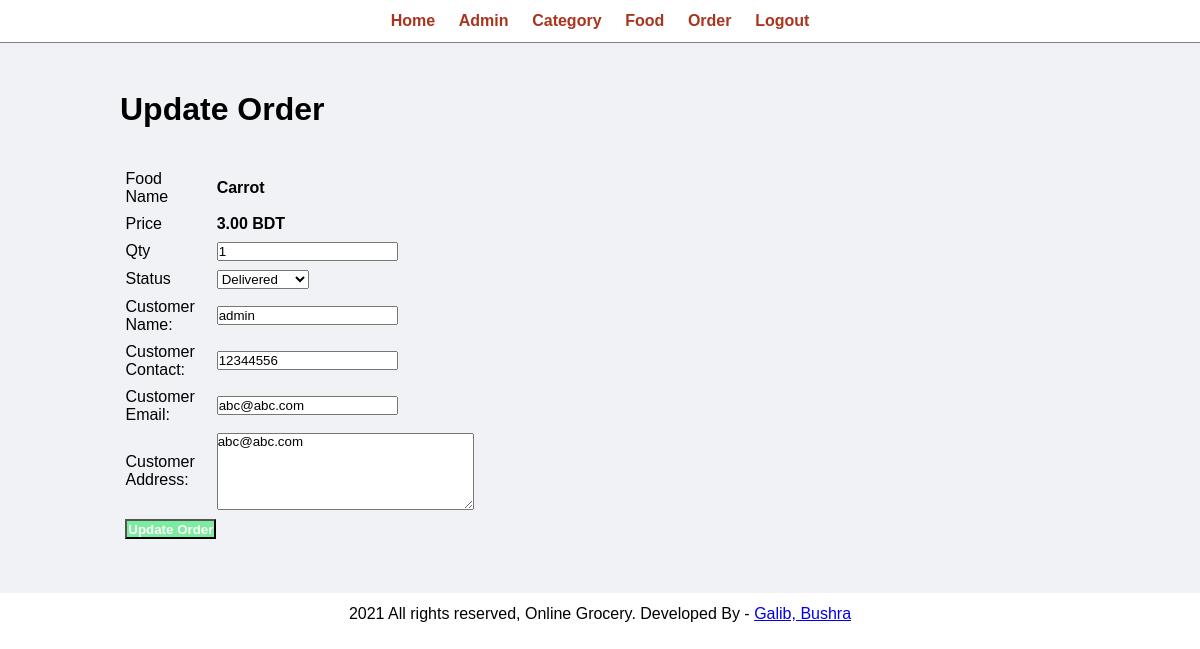
The page /admin/update-order.php?id=16 (signed in) on the database as committed earlier.
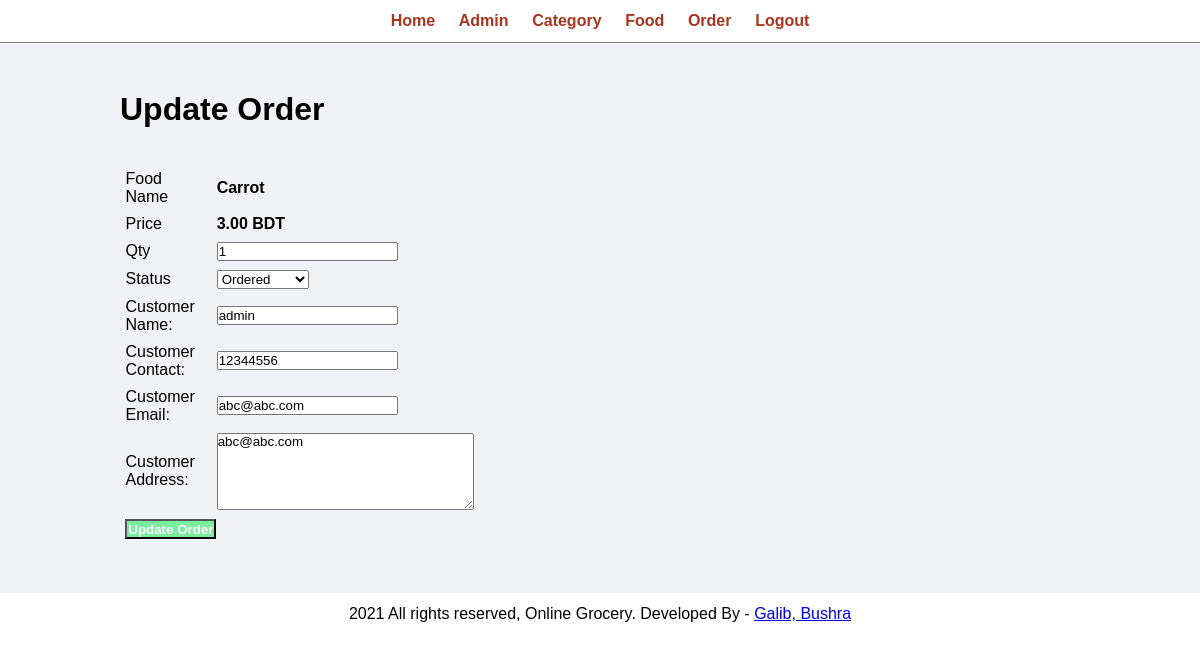
The same page on the database as committed later.
### tables this page shows
CREATE TABLE `tbl_order` (
  `id` int(10) UNSIGNED NOT NULL,
  `food` varchar(150) NOT NULL,
  `price` decimal(10,2) NOT NULL,
  `qty` int(11) NOT NULL,
  `total` decimal(10,2) NOT NULL,
  `order_date` datetime NOT NULL,
  `status` varchar(50) NOT NULL,
  `customer_name` varchar(150) NOT NULL,
  `customer_contact` varchar(20) NOT NULL,
  `customer_email` varchar(150) NOT NULL,
  `customer_address` varchar(255) NOT NULL,
  `f_id` int(10) NOT NULL
);

### admin/update-order.php (the view, shortened to what this page needs)
<link rel="stylesheet" type="text/css" href="../css/admin.css">
<?php include('partials/menu.php'); ?>
<div class="main-content">
    <div class="wrapper">
        <h1>Update Order</h1>
        <br><br>
        <?php
            if(isset($_GET['id']))
            {
                $id=$_GET['id'];
                $sql = "SELECT * FROM tbl_order WHERE id=$id";
                $res = mysqli_query($conn, $sql);
                $count = mysqli_num_rows($res);
                if($count==1)
                {
                    $row=mysqli_fetch_assoc($res);
                    $food = $row['food'];
                    $price = $row['price'];
                    $qty = $row['qty'];
                    $status = $row['status'];
                    $customer_name = $row['customer_name'];
                    $customer_contact = $row['customer_contact'];
                    $customer_email = $row['customer_email'];
                    $customer_address= $row['customer_address'];
                }
                else
                {
                    header('location:'.SITEURL.'admin/manage-order.php');
                }
            }
            else
            {
                header('location:'.SITEURL.'admin/manage-order.php');
            }
        ?>
        <form action="" method="POST">
            <table class="tbl-30">
                <tr>
                    <td>Food Name</td>
                    <td><b> <?php echo $food; ?> </b></td>
                </tr>
                <tr>
                    <td>Price</td>
                    <td>
                        <b>  <?php echo $price; ?> BDT</b>
                    </td>
                </tr>
                <tr>
                    <td>Qty</td>
                    <td>
                        <input type="number" name="qty" value="<?php echo $qty; ?>">
                    </td>
                </tr>
                <tr>
                    <td>Status</td>
                    <td>
                        <select name="status">
                            <option <?php if($status=="Ordered"){echo "selected";} ?> value="Ordered">Ordered</option>
                            <option <?php if($status=="Delivered"){echo "selected";} ?> value="Delivered">Delivered</option>
                        </select>
                    </td>
                </tr>
                <tr>
                    <td>Customer Name: </td>
                    <td>
                        <input type="text" name="customer_name" value="<?php echo $customer_name; ?>">
                    </td>
                </tr>
                <tr>
                    <td>Customer Contact: </td>
                    <td>
                        <input type="text" name="customer_contact" value="<?php echo $customer_contact; ?>">
                    </td>
                </tr>
                <tr>
                    <td>Customer Email: </td>
                    <td>
                        <input type="text" name="customer_email" value="<?php echo $customer_email; ?>">
                    </td>
                </tr>
                <tr>
                    <td>Customer Address: </td>
                    <td>
                        <textarea name="customer_address" cols="30" rows="5"><?php echo $customer_address; ?></textarea>
                    </td>
                </tr>
                <tr>
                    <td clospan="2">
                        <input type="submit" name="submit" value="Update Order" class="btn-secondary">
                    </td>
                </tr>
            </table>
        </form>
    </div>
</div>
<?php include('partials/footer.php'); ?>

Rows that differ between the two databases and show on the page:
changed tbl_order "Carrot": status "Delivered" → "Ordered"
